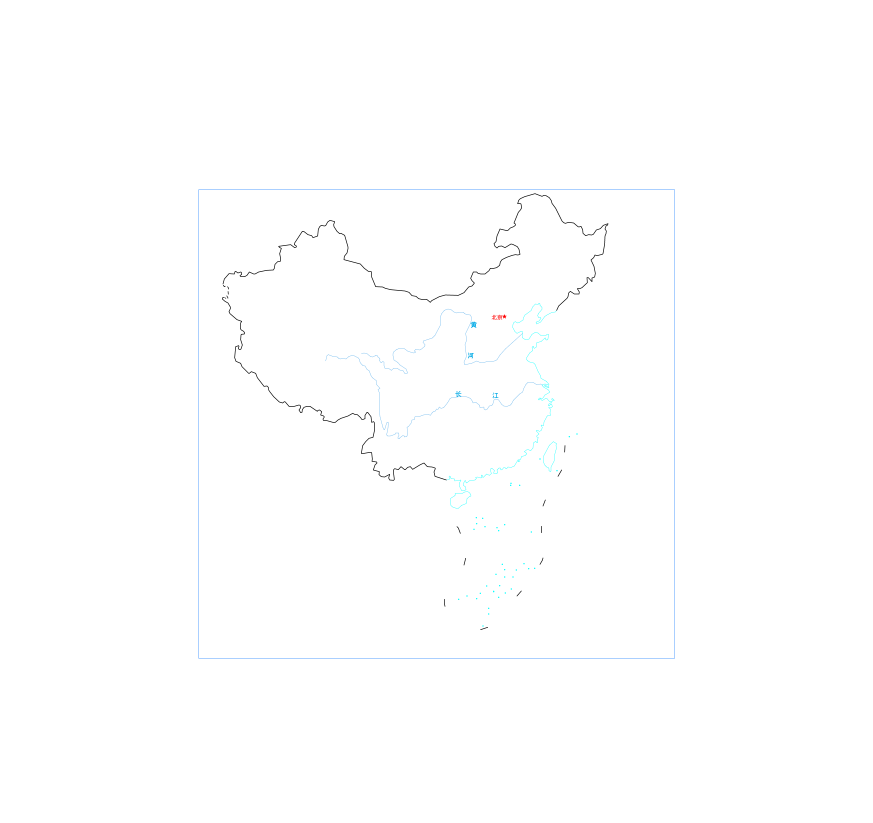
#> input picture china.png, 2617 x 2467 px (shown at 1/3 size)
$ python crop_image.py
#> lines starting #> are read from the running program, lines starting #| are printed output that depends on the picture
from PIL import Image

def crop_img():
    img = Image.open('china.png')
#> img is the input picture: PIL image 2617x2467 RGBA; mean R, G, B, A 254.3, 254.5, 254.7, 255
    area = (596, 569, 2023, 1974)
    cropped_img = img.crop(area)
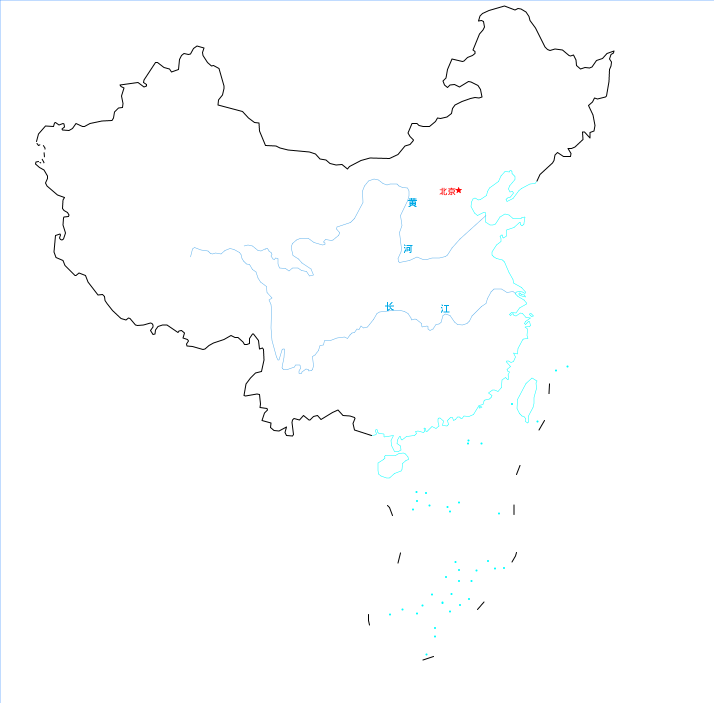
#> cropped_img: PIL image 1427x1405 RGBA (shown at 1/2 size); mean R, G, B, A 253.2, 253.7, 253.9, 255
    # cropped_img.show()
    cropped_img.save('china_crop.png')

crop_img()
